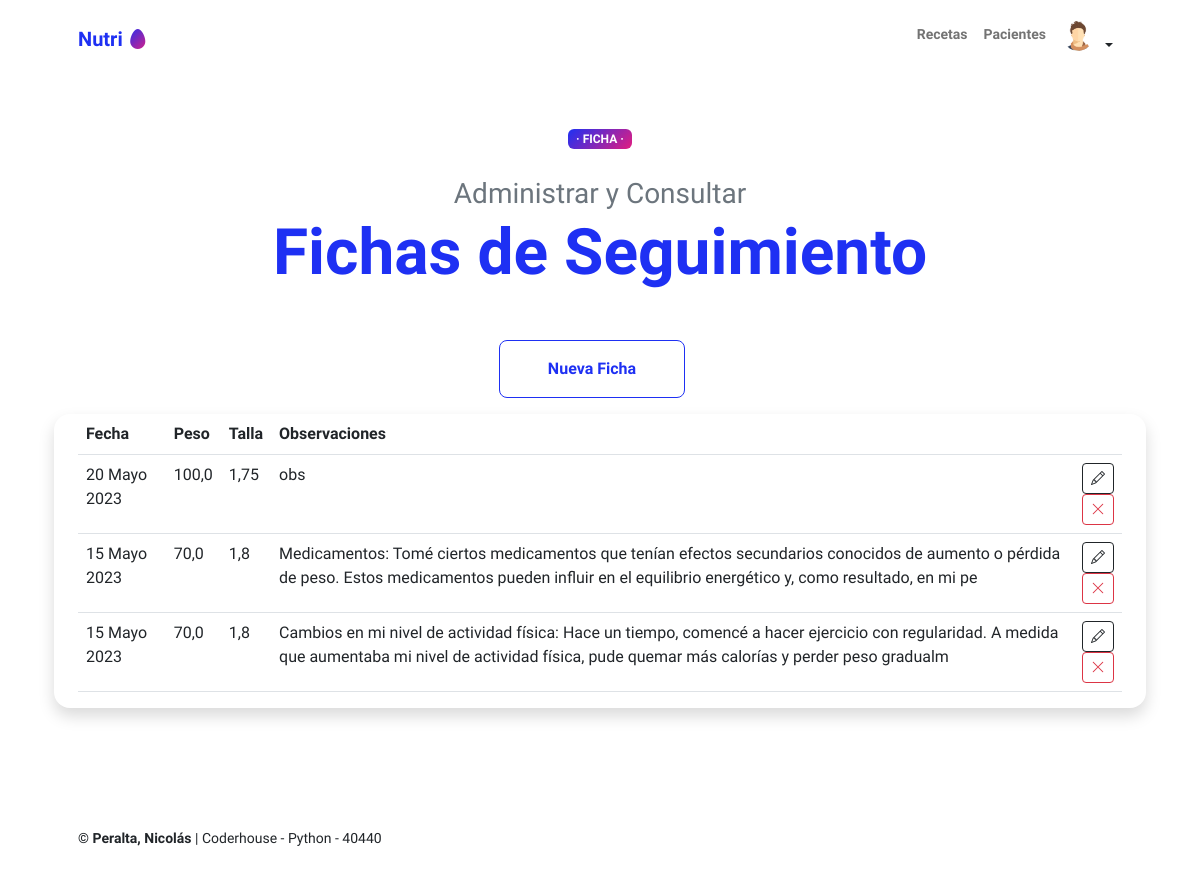
Screenshot of /ficha/ (signed in) with the database file from the repository.
### pacientes/models.py (models this page shows, shortened)
class Avatar(models.Model):
   user = models.OneToOneField(User, on_delete=models.CASCADE, null=True)
   imagen = models.ImageField(upload_to='avatares', null=True, blank=True)

### agenda/models.py (models this page shows, shortened)
class ficha(models.Model):
    paciente = models.ForeignKey(User, on_delete=models.SET_NULL, null=True)
    fecha = models.DateField(null=True)
    peso=models.FloatField(null=True)
    talla=models.FloatField(null=True)
    imc=models.FloatField(null=True)
    observaciones=models.CharField(max_length=1000, blank=True)
    def imc(self):
        self.imc = self.peso / (self.talla ** 2)

### agenda/views.py (the view)
# urls.py: path('ficha/', views.vista_ficha, name="ficha"),
@login_required
def vista_ficha(request):
    contexto = {
        "ficha": ficha.objects.all(),
    }
    http_response = render(
        request=request,
        template_name='agenda/ficha.html',
        context=contexto,
    )
    return http_response

### agenda/templates/agenda/ficha.html (shortened to what this page needs)
{% extends 'agenda/base.html' %}
  {% block contenido%}
      <div class="text-center text-xxl-start">
          <div class="badge bg-gradient-primary-to-secondary text-white mb-4"><div class="text-uppercase"> &middot; Ficha &middot;</div></div>
          <div class="fs-3 fw-light text-muted">Administrar y Consultar</div>
          <h1 class="display-3 fw-bolder mb-5"><span class="text-primary d-inline">Fichas de Seguimiento</span></h1>
          <div class="d-grid gap-3 d-sm-flex justify-content-sm-center justify-content-xxl-start mb-3">
              <a class="btn btn-outline-primary btn-lg px-5 py-3 me-sm-3 fs-6 fw-bolder" href="{% url 'ficha_agregar' %}">Nueva Ficha</a>
      </div>
      </div>
      <div class="shadow border-0 rounded-4">
        <table class="table table-hover">
          <tbody>
            <tr>
              <th>Fecha</th>
              <th>Peso</th>
              <th>Talla</th>
              <th>Observaciones</th>
              <th></th>
            </tr>
            {% for dato in ficha %}
            {% if dato.paciente.id == user.id%}
            <tr>
              <td>{{ dato.fecha }}</td>
              <td>{{ dato.peso }}</td>
              <td>{{ dato.talla }}</td>
              <td>{{ dato.observaciones }}</td>
              <td>
                <a href = "{% url 'ficha_editar' dato.id%}"  class=" btn btn-outline-dark btn-sm" href="">
                  <i class="bi bi-pencil"></i>
                </a>
                <form action = "{% url 'ficha_eliminar' dato.id%}" method="post">
                  <button type = "submit" class="btn btn-outline-danger btn-sm ">
                    <i class=" bi bi-x-lg"></i>
                  </button>
                </form>
              </td>
            </tr>
            {% endif %}
            {% endfor %}
          </tbody>
        </table>
      </div>
  {% endblock contenido%}

### agenda/templates/agenda/base.html (shortened to what this page needs)
{% load static %}
<!DOCTYPE html>
<html lang="en">
  <head>
    <link
      href="https://cdn.jsdelivr.net/npm/bootstrap-icons@1.8.1/font/bootstrap-icons.css"
      rel="stylesheet"
    />
    <link href="{% static 'css/styles.css' %}" rel="stylesheet" />
  </head>
  <body class="d-flex flex-column h-100">
    <main class="flex-shrink-0">
      <nav class="navbar navbar-expand-lg navbar-light bg-white py-3">
        <div class="container px-5">
          <a class="navbar-brand" href="{% url 'index' %}"
            ><span class="fw-bolder text-primary"
              >Nutri <i class="bi bi-egg-fill text-gradient"> </i></span
          ></a>
          <div class="collapse navbar-collapse" id="navbarSupportedContent">
            <ul class="navbar-nav ms-auto mb-2 mb-lg-0 small fw-bolder">
              <li class="nav-item">
                <a class="nav-link" href="{% url 'recetas' %}">Recetas</a>
              </li>
              <li class="nav-item">
                <a class="nav-link" href="{% url 'pacientes' %}">Pacientes</a>
              </li>
              {% if user.is_authenticated %}
              <div class="dropdown "  >
                <button
                  class="btn btn-ligth btn-sm dropdown-toggle "
                  type="button"
                  data-bs-toggle="dropdown"
                  aria-haspopup="true"
                  aria-expanded="false"
                >
                    <div style="display: inline-flex;">
                      {% if user.avatar.imagen.url %}
                            <img src="{{ user.avatar.imagen.url }}" style="width: 30px; height: 30px; border-radius: 50%; margin-right: 5px;">
                      {% else %}
                            <img src="{%static 'img/avatar_default.png'%}" style="width: 30px; height: 30px; border-radius: 50%; margin-right: 5px;">
                      {% endif %}
                    </div>
                </button>
                  {% endif %}
              </div>
            </ul>
          </div>
        </div>
      </nav>
      <header class="py-5">
        <div class="container px-5 pb-5">
          <div class="row gx-5 align-items-center">
            {% block contenido%} {% endblock contenido%}
          </div>
        </div>
      </header>
    </main>
    <footer class="bg-white py-4 mt-auto">
      <div class="container px-5">
        <div
          class="row align-items-center justify-content-between flex-column flex-sm-row"
        >
          <div class="col-auto">
            <div class="small m-0">
              <b> &copy; Peralta, Nicolás</b> | Coderhouse - Python - 40440
            </div>
          </div>
        </div>
      </div>
    </footer>
  </body>
</html>

### rows the page displays
ficha: fecha "20 Mayo 2023", peso "100,0", talla "1,75", observaciones "obs"
ficha: fecha "15 Mayo 2023", peso "70,0", talla "1,8", observaciones "Medicamentos: Tomé ciertos medicamentos que tenían efectos secundarios conocidos de aumento o pérdida de peso. Estos medicamentos pueden influir en el equilibrio energético y, como resultado, en mi pe"
ficha: fecha "15 Mayo 2023", peso "70,0", talla "1,8", observaciones "Cambios en mi nivel de actividad física: Hace un tiempo, comencé a hacer ejercicio con regularidad. A medida que aumentaba mi nivel de actividad física, pude quemar más calorías y perder peso gradualm"
